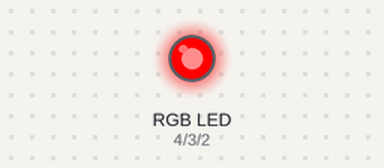
Recording of a sketch running on a simulated Arduino Uno, built with avr-gcc and run on an emulated ATmega328P. On the bench: an RGB LED mixed from three pins (HIGH = lit).

Above: at 0.5 s.
At 1.5 s:
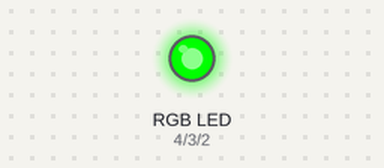
At 2.5 s:
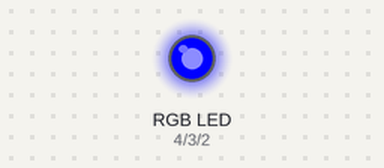
At 3.5 s:
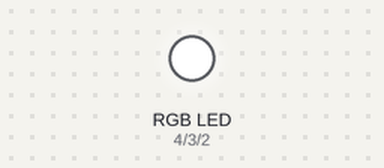
At 4.5 s:
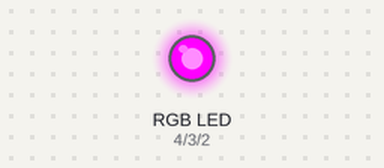
Timing chart, 0 to 6.5 s (numbered marks = the images above):
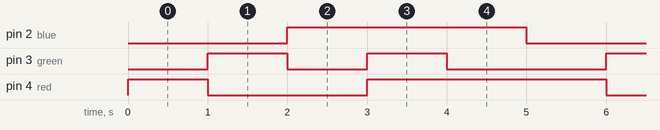

The sketch:

RGB_led_otomatik.ino
```cpp
#define red 4
#define green 3
#define blue 2
void setup() {

  pinMode(red,OUTPUT);
  pinMode(green,OUTPUT);
  pinMode(blue,OUTPUT);
}

void loop() {
  digitalWrite(red,HIGH);
  digitalWrite(green,LOW);  //kırmızı yanacak
  digitalWrite(blue,LOW);
  delay(1000);
  digitalWrite(red,LOW);
  digitalWrite(green,HIGH);  // yeşil yanacak
  digitalWrite(blue,LOW);
  delay(1000);
  digitalWrite(red,LOW);
  digitalWrite(green,LOW);   //mavi yanacak
  digitalWrite(blue,HIGH);
  delay(1000);
   digitalWrite(red,HIGH);
  digitalWrite(green,HIGH);  //beyaz yanacak
  digitalWrite(blue,HIGH);
  delay(1000);
   digitalWrite(red,HIGH);
  digitalWrite(green,LOW);    //mor yanacak.
  digitalWrite(blue,HIGH);
  delay(1000);
}
```

Measured:
- by itself, pin 2 (blue): alternates HIGH for 3.0 s and LOW for 2.0 s
- by itself, pin 3 (green): repeats every 5.0 s: LOW 1.0 s, HIGH 1.0 s, LOW 2.0 s, HIGH 1.0 s
- by itself, pin 4 (red): repeats every 5.0 s: LOW 2.0 s, HIGH 3.0 s
